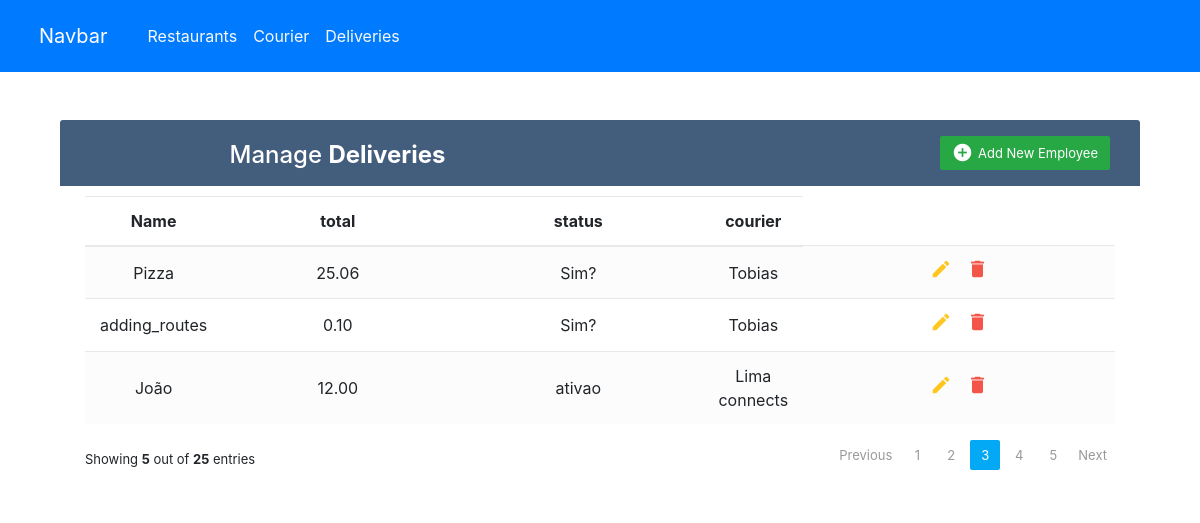
The page /deliveries on the database its author committed.
### main/models.py (models this page shows, shortened)
class Delivery(models.Model):
    name = models.CharField(max_length=25)
    total = models.DecimalField(max_digits=6,decimal_places=2)
    status = models.CharField(max_length=25)
    courier = models.ForeignKey(Courier, on_delete = models.CASCADE)

class Courier(models.Model):
    name = models.CharField(max_length=25)
    cpf = models.CharField(max_length=25)
    email = models.CharField(max_length=25)
    def __str__(self):
        return self.name

### main/views.py (the view)
# urls.py: path('deliveries', delivery, name= 'deliveries'),
def delivery(request):
    deliveries = Delivery.objects.all()
    context = {
        'deliveries': deliveries
    }
    return render(request, "delivery.html", context)

### main/templates/delivery.html (shortened to what this page needs)
{% extends 'base.html' %}
    {% block content %}
<div class="container-xl">
	<div class="table-responsive">
		<div class="table-wrapper">
			<div class="table-title">
				<div class="row">
					<div class="col-sm-6">
						<h2>Manage <b>Deliveries</b></h2>
					</div>
					<div class="col-sm-6">
						<a href={% url 'delivery_create' %} class="btn btn-success"><i class="material-icons">&#xE147;</i> <span>Add New Employee</span></a>
					</div>
				</div>
			</div>
			<table class="table table-striped table-hover">
				<thead>
					<tr>
						<th>Name</th>
						<th>total</th>
						<th>status</th>
						<th>courier</th>
					</tr>
				</thead>
				<tbody>
                    {% for delivery in deliveries %}
					<tr>
						<td>{{delivery.name}}</td>
						<td>{{delivery.total}}</td>
						<td>{{delivery.status}}</td>
						<td>{{delivery.courier}}</td>
						<td>
							<a href="#editEmployeeModal" class="edit" data-toggle="modal"><i class="material-icons" data-toggle="tooltip" title="Edit">&#xE254;</i></a>
							<a href="#deleteEmployeeModal" class="delete" data-toggle="modal"><i class="material-icons" data-toggle="tooltip" title="Delete">&#xE872;</i></a>
						</td>
					</tr>
                    {% endfor %}
				</tbody>
			</table>
			<div class="clearfix">
				<div class="hint-text">Showing <b>5</b> out of <b>25</b> entries</div>
				<ul class="pagination">
					<li class="page-item disabled"><a href="#">Previous</a></li>
					<li class="page-item"><a href="#" class="page-link">1</a></li>
					<li class="page-item"><a href="#" class="page-link">2</a></li>
					<li class="page-item active"><a href="#" class="page-link">3</a></li>
					<li class="page-item"><a href="#" class="page-link">4</a></li>
					<li class="page-item"><a href="#" class="page-link">5</a></li>
					<li class="page-item"><a href="#" class="page-link">Next</a></li>
				</ul>
			</div>
		</div>
	</div>
</div>
{% endblock %}

### static/css/style.css (style rules this page uses)
body { color: #566787; background: #f5f5f5; font-family: 'Varela Round', sans-serif; font-size: 13px; }
.table-responsive { margin: 30px 0; }
.table-wrapper { background: #fff; padding: 20px 25px; border-radius: 3px; min-width: 1000px; box-shadow: 0 1px 1px rgba(0,0,0,.05); }
.table-title { padding-bottom: 15px; background: #435d7d; color: #fff; padding: 16px 30px; min-width: 100%; margin: -20px -25px 10px; border-radius: 3px 3px 0 0; }
.table-title h2 { margin: 5px 0 0; font-size: 24px; }
.table-title .btn { color: #fff; float: right; font-size: 13px; border: none; min-width: 50px; border-radius: 2px; border: none; outline: none !important; margin-left: 10px; }
.table-title .btn i { float: left; font-size: 21px; margin-right: 5px; }
.table-title .btn span { float: left; margin-top: 2px; }
table.table tr th, table.table tr td { border-color: #e9e9e9; padding: 12px 15px; vertical-align: middle; }
table.table tr th:first-child { width: 60px; }
table.table tr th:last-child { width: 100px; }
table.table-striped tbody tr:nth-of-type(odd) { background-color: #fcfcfc; }
table.table td:last-child i { opacity: 0.9; font-size: 22px; margin: 0 5px; }
table.table td a { font-weight: bold; color: #566787; display: inline-block; text-decoration: none; outline: none !important; }
table.table td a.edit { color: #FFC107; }
table.table td a.delete { color: #F44336; }
table.table td i { font-size: 19px; }
.pagination { float: right; margin: 0 0 5px; }
.pagination li a { border: none; font-size: 13px; min-width: 30px; min-height: 30px; color: #999; margin: 0 2px; line-height: 30px; border-radius: 2px !important; text-align: center; padding: 0 6px; }
.pagination li.active a, .pagination li.active a.page-link { background: #03A9F4; }
.hint-text { float: left; margin-top: 10px; font-size: 13px; }

### rows shown on the page
Delivery: name "Pizza", total "25.06", status "Sim?", courier "Tobias"
Delivery: name "adding_routes", total "0.10", status "Sim?", courier "Tobias"
Delivery: name "João", total "12.00", status "ativao", courier "Lima connects"
